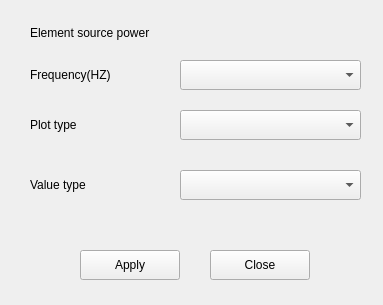
<?xml version="1.0" encoding="UTF-8"?>
<ui version="4.0">
 <class>frmNFFilter</class>
 <widget class="QMainWindow" name="frmNFFilter">
  <property name="geometry">
   <rect>
    <x>0</x>
    <y>0</y>
    <width>383</width>
    <height>305</height>
   </rect>
  </property>
  <property name="windowTitle">
   <string>Results filter</string>
  </property>
  <widget class="QWidget" name="centralwidget">
   <widget class="QLabel" name="label">
    <property name="geometry">
     <rect>
      <x>30</x>
      <y>60</y>
      <width>121</width>
      <height>30</height>
     </rect>
    </property>
    <property name="text">
     <string>Frequency(HZ)</string>
    </property>
   </widget>
   <widget class="QPushButton" name="btnApply">
    <property name="geometry">
     <rect>
      <x>80</x>
      <y>250</y>
      <width>100</width>
      <height>30</height>
     </rect>
    </property>
    <property name="text">
     <string>Apply</string>
    </property>
   </widget>
   <widget class="QPushButton" name="btnClose">
    <property name="geometry">
     <rect>
      <x>210</x>
      <y>250</y>
      <width>100</width>
      <height>30</height>
     </rect>
    </property>
    <property name="text">
     <string>Close</string>
    </property>
   </widget>
   <widget class="QLabel" name="label_2">
    <property name="geometry">
     <rect>
      <x>30</x>
      <y>20</y>
      <width>231</width>
      <height>25</height>
     </rect>
    </property>
    <property name="text">
     <string>Element source power</string>
    </property>
   </widget>
   <widget class="QComboBox" name="cbxFreq">
    <property name="geometry">
     <rect>
      <x>180</x>
      <y>60</y>
      <width>181</width>
      <height>30</height>
     </rect>
    </property>
   </widget>
   <widget class="QComboBox" name="cbxPlotType">
    <property name="geometry">
     <rect>
      <x>180</x>
      <y>110</y>
      <width>181</width>
      <height>30</height>
     </rect>
    </property>
   </widget>
   <widget class="QLabel" name="label_3">
    <property name="geometry">
     <rect>
      <x>30</x>
      <y>110</y>
      <width>121</width>
      <height>30</height>
     </rect>
    </property>
    <property name="text">
     <string>Plot type</string>
    </property>
   </widget>
   <widget class="QComboBox" name="cbxVType">
    <property name="geometry">
     <rect>
      <x>180</x>
      <y>170</y>
      <width>181</width>
      <height>30</height>
     </rect>
    </property>
   </widget>
   <widget class="QLabel" name="label_4">
    <property name="geometry">
     <rect>
      <x>30</x>
      <y>170</y>
      <width>121</width>
      <height>30</height>
     </rect>
    </property>
    <property name="text">
     <string>Value type</string>
    </property>
   </widget>
  </widget>
 </widget>
 <resources/>
 <connections/>
</ui>
